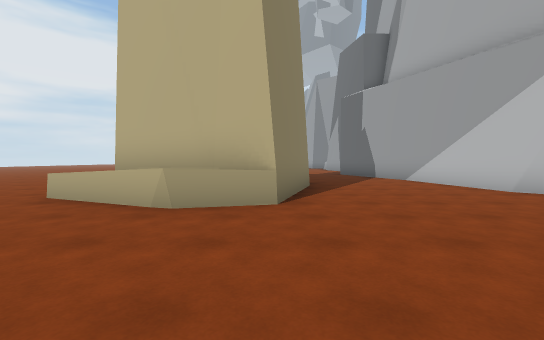
[1] (above)

16 first-person views from a walk through a scene from a Unity 3-D project. The camera is 1.3 m above the floor, tilts 2° down and sees 90° across. The floor is counted in squares, 2 m on a side. Each view is taken from the middle of a square. On the plan, view 1 faces up. The plan holds only what a view shows up to about 9 squares ahead; the rest is blank. The place goes on beyond the plan.

[2]
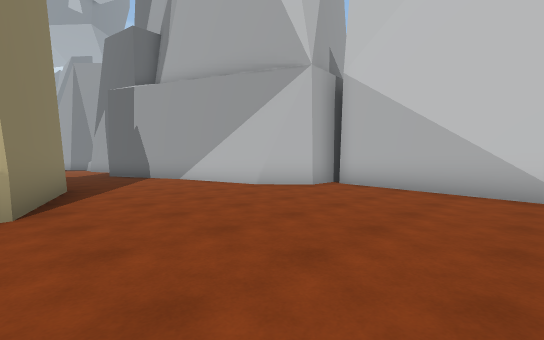

[3]
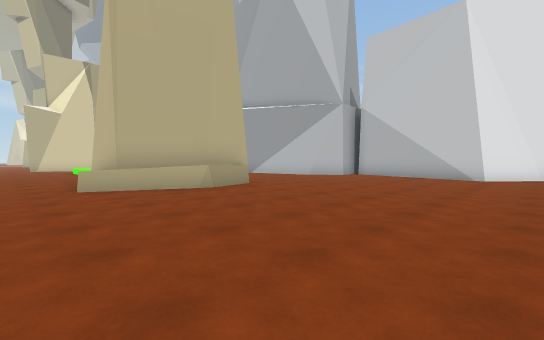

[4]
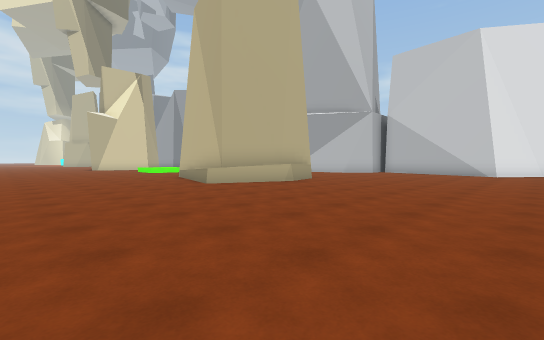

[5]
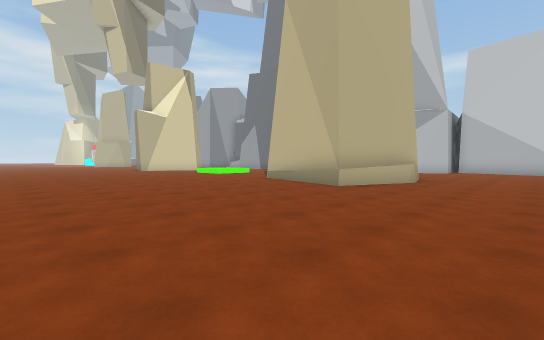

[6]
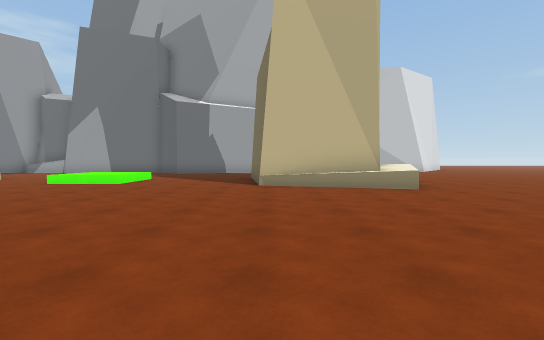

[7]
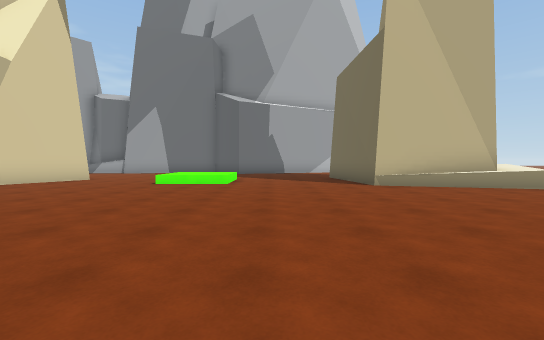

[8]
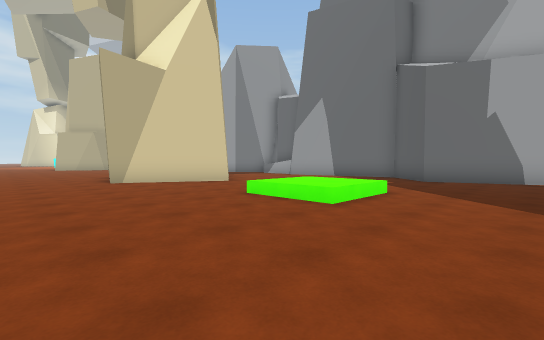

[9]
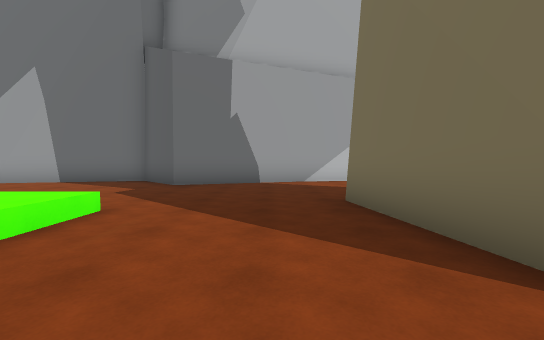

[10]
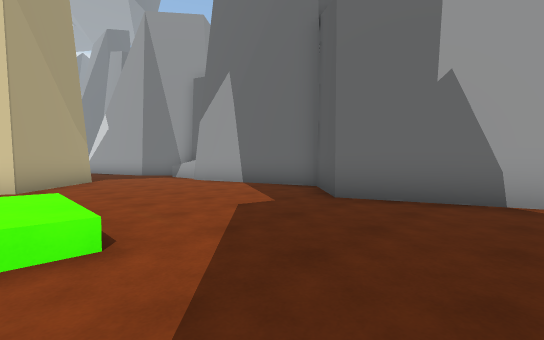

[11]
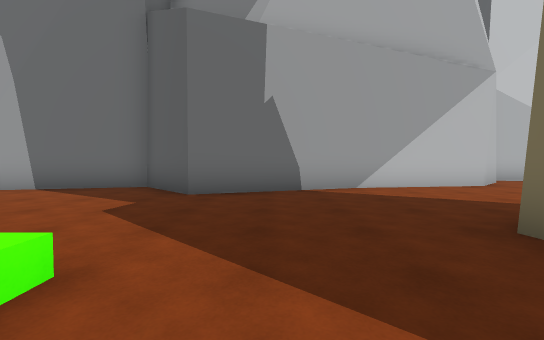

[12]
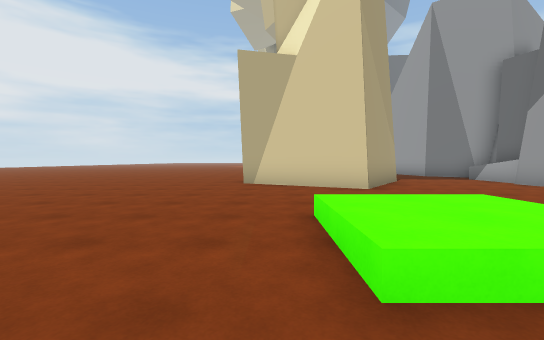

[13]
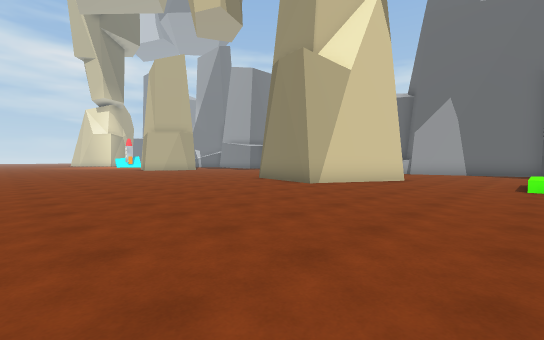

[14]
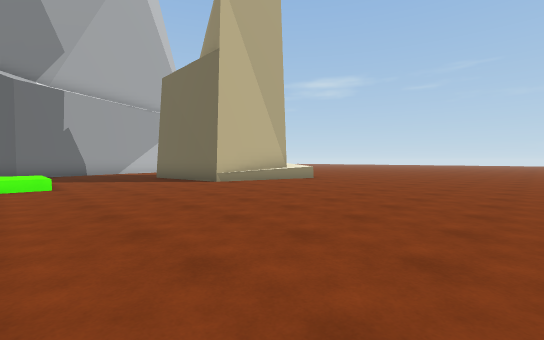

[15]
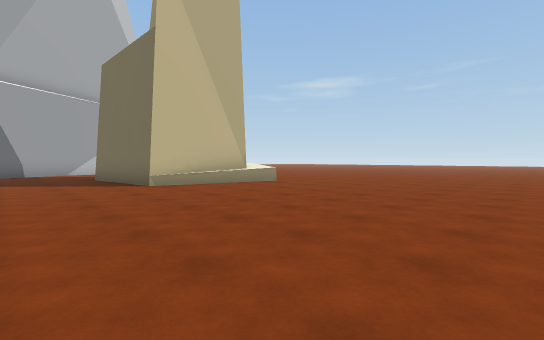

[16]
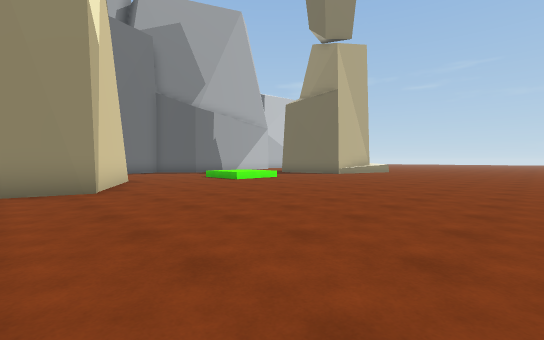

### Floor plan
Points are (right, up) in squares from view 1. A wall is a line through its corners. A room is listed if a view was taken in it or the views show most of it. See-through windows are left out.
Room 1 (views 1, 2, 3, 4, 5, 6, 7, 8, 9, 10, 11, 12, 13, 14, 15, 16)
walls: (-3.1, 18.5) (-3.8, 18.7) (-3.5, 20.2); (0.9, 19.6) (-0.8, 17.2) (-3.5, 18.6); (3.9, 17.5) (3.8, 20); (4.7, 19.3) (4.5, 20); (1, 7.1) (0.1, 4) (-1.1, 4.6); (4.9, 7.7) (3.2, 12.6) (4.7, 14.1) (3.7, 17.9); (-0.9, 4.5) (-3, 5.2) (-2.9, 8.3) (0.5, 8.8); (-1.5, 3.7) (-3.9, 4.7); (0.1, 4) (-1.4, 3.7) (-1.7, 3.8); (7.7, 4.5) (6, 4.4) (5.1, 5.5) (4.5, 8.9); (5.7, -0.3) (6.9, 4.1); (7.2, -1.9) (5.7, -0.7) (5.9, 0.7)
low walls: (-3.9, 4.7) (-2.9, 8.3)

Where each view was taken, in squares from view 1:
view 1: 0 up, 0 right, facing up
view 2: 0 up, 0 right, facing up-right
view 3: 2 down, 5 left, facing up-right
view 4: 2 down, 8 left, facing up-right
view 5: 1 up, 10 left, facing up-right
view 6: 8 up, 10 left, facing right
view 7: 11 up, 10 left, facing right
view 8: 10 up, 6 left, facing up-right
view 9: 10 up, 4 left, facing right
view 10: 10 up, 1 left, facing up-right
view 11: 11 up, 2 left, facing right
view 12: 11 up, 3 left, facing up
view 13: 14 up, 10 left, facing up-right
view 14: 13 up, 10 left, facing down-right
view 15: 11 up, 10 left, facing down-right
view 16: 20 up, 10 left, facing down-right
